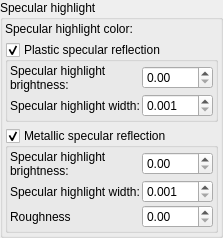
           <widget class="QGroupBox" name="groupBox_7">
            <property name="title">
             <string>Specular highlight</string>
            </property>
            <layout class="QVBoxLayout" name="verticalLayout_9">
             <property name="leftMargin">
              <number>2</number>
             </property>
             <property name="topMargin">
              <number>2</number>
             </property>
             <property name="rightMargin">
              <number>2</number>
             </property>
             <property name="bottomMargin">
              <number>2</number>
             </property>
             <item>
              <layout class="QGridLayout" name="gridLayout_25">
               <item row="0" column="0">
                <widget class="QLabel" name="label_72">
                 <property name="text">
                  <string>Specular highlight color:</string>
                 </property>
                </widget>
               </item>
               <item row="0" column="1">
                <widget class="MyColorButton" name="colorButton_specular_color" native="true">
                 <property name="sizePolicy">
                  <sizepolicy hsizetype="Expanding" vsizetype="Preferred">
                   <horstretch>0</horstretch>
                   <verstretch>0</verstretch>
                  </sizepolicy>
                 </property>
                 <property name="toolTip">
                  <string>&lt;html&gt;&lt;head/&gt;&lt;body&gt;&lt;p&gt;Color of specular highlights&lt;/p&gt;&lt;p&gt;example:&lt;/p&gt;&lt;p&gt;&lt;img src=&quot;:/tooltips/tooltips_images/material - specular highlight color.jpg&quot;/&gt;&lt;/p&gt;&lt;/body&gt;&lt;/html&gt;</string>
                 </property>
                 <property name="text" stdset="0">
                  <string>PushButton</string>
                 </property>
                </widget>
               </item>
              </layout>
             </item>
             <item>
              <widget class="MyGroupBox" name="groupCheck_specular_plastic_enable">
               <property name="toolTip">
                <string>&lt;html&gt;&lt;head/&gt;&lt;body&gt;&lt;p&gt;Plastic specular reflection has color defined by &lt;span style=&quot; font-style:italic;&quot;&gt;Specular highlight color&lt;/span&gt; and depends on light source color. Surface color doesn't affect specular reflection color.&lt;/p&gt;&lt;/body&gt;&lt;/html&gt;</string>
               </property>
               <property name="title">
                <string>Plastic specular reflection</string>
               </property>
               <property name="checkable">
                <bool>true</bool>
               </property>
               <layout class="QVBoxLayout" name="verticalLayout_146">
                <property name="spacing">
                 <number>2</number>
                </property>
                <property name="leftMargin">
                 <number>2</number>
                </property>
                <property name="topMargin">
                 <number>2</number>
                </property>
                <property name="rightMargin">
                 <number>2</number>
                </property>
                <property name="bottomMargin">
                 <number>2</number>
                </property>
                <item>
                 <layout class="QGridLayout" name="gridLayout_9">
                  <property name="verticalSpacing">
                   <number>2</number>
                  </property>
                  <item row="1" column="1">
                   <widget class="MyDoubleSpinBox" name="spinbox_specular_width">
                    <property name="sizePolicy">
                     <sizepolicy hsizetype="Minimum" vsizetype="Maximum">
                      <horstretch>0</horstretch>
                      <verstretch>0</verstretch>
                     </sizepolicy>
                    </property>
                    <property name="toolTip">
                     <string>&lt;html&gt;&lt;head/&gt;&lt;body&gt;&lt;p&gt;Size of specular highlights&lt;br/&gt;&lt;/p&gt;&lt;table border=&quot;0&quot; style=&quot; margin-top:0px; margin-bottom:0px; margin-left:0px; margin-right:0px;&quot; cellspacing=&quot;2&quot; cellpadding=&quot;0&quot;&gt;&lt;tr&gt;&lt;td&gt;&lt;p&gt;width 0.1&lt;/p&gt;&lt;/td&gt;&lt;td&gt;&lt;p&gt;width 1.0&lt;/p&gt;&lt;/td&gt;&lt;td&gt;&lt;p&gt;width 5.0&lt;/p&gt;&lt;/td&gt;&lt;/tr&gt;&lt;tr&gt;&lt;td&gt;&lt;p&gt;&lt;img src=&quot;:/tooltips/tooltips_images/material - specular highlight width 0.1.jpg&quot;/&gt;&lt;/p&gt;&lt;/td&gt;&lt;td&gt;&lt;p&gt;&lt;img src=&quot;:/tooltips/tooltips_images/material - specular highlight width 1.jpg&quot;/&gt;&lt;/p&gt;&lt;/td&gt;&lt;td&gt;&lt;p&gt;&lt;img src=&quot;:/tooltips/tooltips_images/material - specular highlight width 5.jpg&quot;/&gt;&lt;/p&gt;&lt;/td&gt;&lt;/tr&gt;&lt;/table&gt;&lt;/body&gt;&lt;/html&gt;</string>
                    </property>
                    <property name="prefix">
                     <string/>
                    </property>
                    <property name="suffix">
                     <string/>
                    </property>
                    <property name="decimals">
                     <number>3</number>
                    </property>
                    <property name="minimum">
                     <double>0.001000000000000</double>
                    </property>
                    <property name="maximum">
                     <double>30.000000000000000</double>
                    </property>
                    <property name="singleStep">
                     <double>0.010000000000000</double>
                    </property>
                   </widget>
                  </item>
                  <item row="0" column="1">
                   <widget class="MyDoubleSpinBox" name="spinbox_specular">
                    <property name="sizePolicy">
                     <sizepolicy hsizetype="Minimum" vsizetype="Maximum">
                      <horstretch>0</horstretch>
                      <verstretch>0</verstretch>
                     </sizepolicy>
                    </property>
                    <property name="toolTip">
                     <string>&lt;html&gt;&lt;head/&gt;&lt;body&gt;&lt;p&gt;Intensity of specular highlights&lt;/p&gt;&lt;table border=&quot;0&quot; style=&quot; margin-top:0px; margin-bottom:0px; margin-left:0px; margin-right:0px;&quot; cellspacing=&quot;2&quot; cellpadding=&quot;0&quot;&gt;&lt;tr&gt;&lt;td&gt;&lt;p&gt;brightness 0&lt;/p&gt;&lt;/td&gt;&lt;td&gt;&lt;p&gt;brightness 5 &lt;/p&gt;&lt;/td&gt;&lt;/tr&gt;&lt;tr&gt;&lt;td&gt;&lt;p&gt;&lt;img src=&quot;:/tooltips/tooltips_images/image - shader - specularity 0.jpg&quot;/&gt;&lt;/p&gt;&lt;/td&gt;&lt;td&gt;&lt;p&gt;&lt;img src=&quot;:/tooltips/tooltips_images/image - shader - specularity 5.jpg&quot;/&gt;&lt;/p&gt;&lt;/td&gt;&lt;/tr&gt;&lt;/table&gt;&lt;/body&gt;&lt;/html&gt;</string>
                    </property>
                    <property name="prefix">
                     <string/>
                    </property>
                    <property name="suffix">
                     <string/>
                    </property>
                    <property name="decimals">
                     <number>2</number>
                    </property>
                    <property name="maximum">
                     <double>1000.000000000000000</double>
                    </property>
                    <property name="singleStep">
                     <double>0.100000000000000</double>
                    </property>
                   </widget>
                  </item>
                  <item row="0" column="0">
                   <widget class="QLabel" name="label_69">
                    <property name="text">
                     <string>Specular highlight brightness:</string>
                    </property>
                    <property name="wordWrap">
                     <bool>true</bool>
                    </property>
                   </widget>
                  </item>
                  <item row="1" column="0">
                   <widget class="QLabel" name="label_71">
                    <property name="text">
                     <string>Specular highlight width:</string>
                    </property>
                    <property name="wordWrap">
                     <bool>true</bool>
                    </property>
                   </widget>
                  </item>
                 </layout>
                </item>
               </layout>
              </widget>
             </item>
             <item>
              <widget class="MyGroupBox" name="groupCheck_metallic">
               <property name="toolTip">
                <string>&lt;html&gt;&lt;head/&gt;&lt;body&gt;&lt;p&gt;Metallic specular reflection has color defined by &lt;span style=&quot; font-style:italic;&quot;&gt;Specular highlight color&lt;/span&gt; and depends on light source color and surface color.&lt;/p&gt;&lt;/body&gt;&lt;/html&gt;</string>
               </property>
               <property name="title">
                <string>Metallic specular reflection</string>
               </property>
               <property name="checkable">
                <bool>true</bool>
               </property>
               <layout class="QVBoxLayout" name="verticalLayout_147">
                <property name="spacing">
                 <number>2</number>
                </property>
                <property name="leftMargin">
                 <number>2</number>
                </property>
                <property name="topMargin">
                 <number>2</number>
                </property>
                <property name="rightMargin">
                 <number>2</number>
                </property>
                <property name="bottomMargin">
                 <number>2</number>
                </property>
                <item>
                 <layout class="QGridLayout" name="gridLayout_26">
                  <property name="verticalSpacing">
                   <number>2</number>
                  </property>
                  <item row="0" column="0">
                   <widget class="QLabel" name="label_85">
                    <property name="text">
                     <string>Specular highlight brightness:</string>
                    </property>
                    <property name="wordWrap">
                     <bool>true</bool>
                    </property>
                   </widget>
                  </item>
                  <item row="1" column="0">
                   <widget class="QLabel" name="label_86">
                    <property name="text">
                     <string>Specular highlight width:</string>
                    </property>
                    <property name="wordWrap">
                     <bool>true</bool>
                    </property>
                   </widget>
                  </item>
                  <item row="0" column="1">
                   <widget class="MyDoubleSpinBox" name="spinbox_specular_metallic">
                    <property name="sizePolicy">
                     <sizepolicy hsizetype="Minimum" vsizetype="Maximum">
                      <horstretch>0</horstretch>
                      <verstretch>0</verstretch>
                     </sizepolicy>
                    </property>
                    <property name="toolTip">
                     <string>&lt;html&gt;&lt;head/&gt;&lt;body&gt;&lt;p&gt;Intensity of metallic specular highlights&lt;/p&gt;&lt;table border=&quot;0&quot; style=&quot; margin-top:0px; margin-bottom:0px; margin-left:0px; margin-right:0px;&quot; cellspacing=&quot;2&quot; cellpadding=&quot;0&quot;&gt;&lt;tr&gt;&lt;td&gt;&lt;p&gt;brightness 0&lt;/p&gt;&lt;/td&gt;&lt;td&gt;&lt;p&gt;brightness 5&lt;/p&gt;&lt;/td&gt;&lt;/tr&gt;&lt;tr&gt;&lt;td&gt;&lt;p&gt;&lt;img src=&quot;:/tooltips/tooltips_images/image - shader - specularity 0.jpg&quot;/&gt;&lt;/p&gt;&lt;/td&gt;&lt;td&gt;&lt;p&gt;&lt;img src=&quot;:/tooltips/tooltips_images/image - shader - specular metallic 5.jpg&quot;/&gt;&lt;/p&gt;&lt;/td&gt;&lt;/tr&gt;&lt;/table&gt;&lt;/body&gt;&lt;/html&gt;</string>
                    </property>
                    <property name="prefix">
                     <string/>
                    </property>
                    <property name="suffix">
                     <string/>
                    </property>
                    <property name="decimals">
                     <number>2</number>
                    </property>
                    <property name="maximum">
                     <double>1000.000000000000000</double>
                    </property>
                    <property name="singleStep">
                     <double>0.100000000000000</double>
                    </property>
                   </widget>
                  </item>
                  <item row="1" column="1">
                   <widget class="MyDoubleSpinBox" name="spinbox_specular_metallic_width">
                    <property name="sizePolicy">
                     <sizepolicy hsizetype="Minimum" vsizetype="Maximum">
                      <horstretch>0</horstretch>
                      <verstretch>0</verstretch>
                     </sizepolicy>
                    </property>
                    <property name="toolTip">
                     <string>&lt;html&gt;&lt;head/&gt;&lt;body&gt;&lt;p&gt;Width of metallic specular highlights &lt;/p&gt;&lt;table border=&quot;0&quot; style=&quot; margin-top:0px; margin-bottom:0px; margin-left:0px; margin-right:0px;&quot; cellspacing=&quot;2&quot; cellpadding=&quot;0&quot;&gt;&lt;tr&gt;&lt;td&gt;&lt;p&gt;width 0.2&lt;/p&gt;&lt;/td&gt;&lt;td&gt;&lt;p&gt;width 2&lt;/p&gt;&lt;/td&gt;&lt;/tr&gt;&lt;tr&gt;&lt;td&gt;&lt;p&gt;&lt;img src=&quot;:/tooltips/tooltips_images/image - shader - specular metallic width 02.jpg&quot;/&gt;&lt;/p&gt;&lt;/td&gt;&lt;td&gt;&lt;p&gt;&lt;img src=&quot;:/tooltips/tooltips_images/image - shader - specular metallic width 2.jpg&quot;/&gt;&lt;/p&gt;&lt;/td&gt;&lt;/tr&gt;&lt;/table&gt;&lt;/body&gt;&lt;/html&gt;</string>
                    </property>
                    <property name="prefix">
                     <string/>
                    </property>
                    <property name="suffix">
                     <string/>
                    </property>
                    <property name="decimals">
                     <number>3</number>
                    </property>
                    <property name="minimum">
                     <double>0.001000000000000</double>
                    </property>
                    <property name="maximum">
                     <double>30.000000000000000</double>
                    </property>
                    <property name="singleStep">
                     <double>0.010000000000000</double>
                    </property>
                   </widget>
                  </item>
                  <item row="2" column="0">
                   <widget class="QLabel" name="label_87">
                    <property name="text">
                     <string>Roughness</string>
                    </property>
                    <property name="wordWrap">
                     <bool>true</bool>
                    </property>
                   </widget>
                  </item>
                  <item row="2" column="1">
                   <widget class="MyDoubleSpinBox" name="spinbox_specular_metallic_roughness">
                    <property name="sizePolicy">
                     <sizepolicy hsizetype="Minimum" vsizetype="Maximum">
                      <horstretch>0</horstretch>
                      <verstretch>0</verstretch>
                     </sizepolicy>
                    </property>
                    <property name="toolTip">
                     <string>&lt;html&gt;&lt;head/&gt;&lt;body&gt;&lt;p&gt;Roughness of metallic specular highlights &lt;/p&gt;&lt;table border=&quot;0&quot; style=&quot; margin-top:0px; margin-bottom:0px; margin-left:0px; margin-right:0px;&quot; cellspacing=&quot;2&quot; cellpadding=&quot;0&quot;&gt;&lt;tr&gt;&lt;td&gt;&lt;p&gt;roughness 0&lt;/p&gt;&lt;/td&gt;&lt;td&gt;&lt;p&gt;roughness 5&lt;/p&gt;&lt;/td&gt;&lt;/tr&gt;&lt;tr&gt;&lt;td&gt;&lt;p&gt;&lt;img src=&quot;:/tooltips/tooltips_images/image - shader - specular metallic 5.jpg&quot;/&gt;&lt;/p&gt;&lt;/td&gt;&lt;td&gt;&lt;p&gt;&lt;img src=&quot;:/tooltips/tooltips_images/image - shader - specular metallic roughness 10.jpg&quot;/&gt;&lt;/p&gt;&lt;/td&gt;&lt;/tr&gt;&lt;/table&gt;&lt;p&gt;&lt;br/&gt;&lt;/p&gt;&lt;/body&gt;&lt;/html&gt;</string>
                    </property>
                    <property name="prefix">
                     <string/>
                    </property>
                    <property name="suffix">
                     <string/>
                    </property>
                    <property name="decimals">
                     <number>2</number>
                    </property>
                    <property name="minimum">
                     <double>0.000000000000000</double>
                    </property>
                    <property name="maximum">
                     <double>100.000000000000000</double>
                    </property>
                    <property name="singleStep">
                     <double>0.010000000000000</double>
                    </property>
                   </widget>
                  </item>
                 </layout>
                </item>
               </layout>
              </widget>
             </item>
            </layout>
           </widget>
